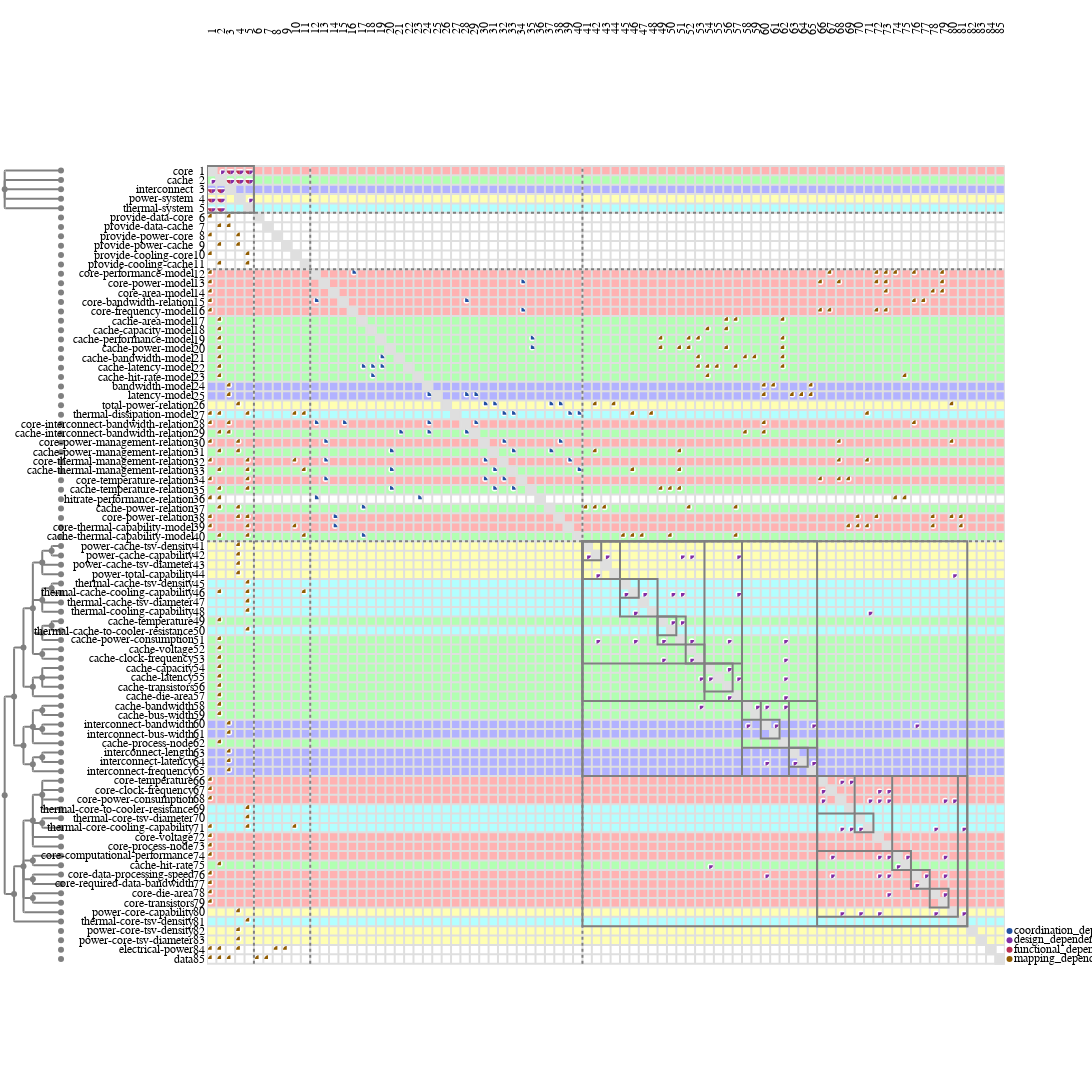

The code cell stored with this chart in its notebook:
### Code cell
# from ragraph.plot.generic import Style as RaGraphStyle

# style = raesl.plot.Style(
#     ragraph=RaGraphStyle(
#         highlight_annotation="highlight",
#         highlight_color="rgba(0,255,0,0.5)",
#         piemap=dict(
#             highlight_row_annotation="row",
#             highlight_row_color="rgba(255,0,0,0.5)",
#         ),
#     )
# )

# parents = {
#     "world.core": "rgba(255,0,0,0.3)",
#     "world.cache": "rgba(0,255,0,0.3)",
#     "world.interconnect": "rgba(0,0,255,0.3)",
#     "world.power": "rgba(255,255,0,0.3)",
#     "world.thermal": "rgba(0,255,255,0.3)",
# };

# for node in graph.nodes:
#     for parent, color in parents.items():
#         if node.name.startswith(parent):
#             break

#     if node.name.startswith(parent):
#         node.annotations.row = color

figure = raesl.plot.mdm(
    graph,
    # node_kinds=["component", "variable", "function_spec", "design_spec", "relation_spec"],
    # edge_kinds=["functional_dependency", "mapping_dependency"],
    depth=4,
    # style=style,
)

figure.show()
